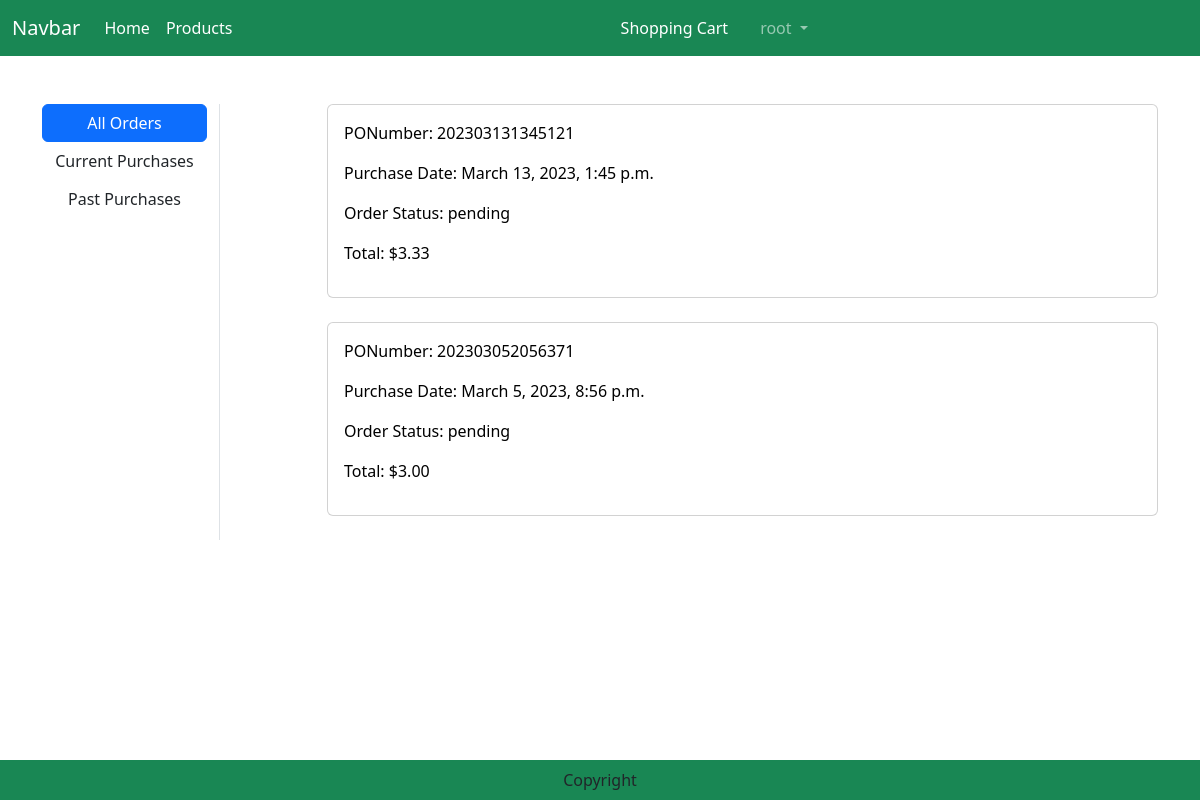
The page /orders/ (signed in) on the database as committed earlier.
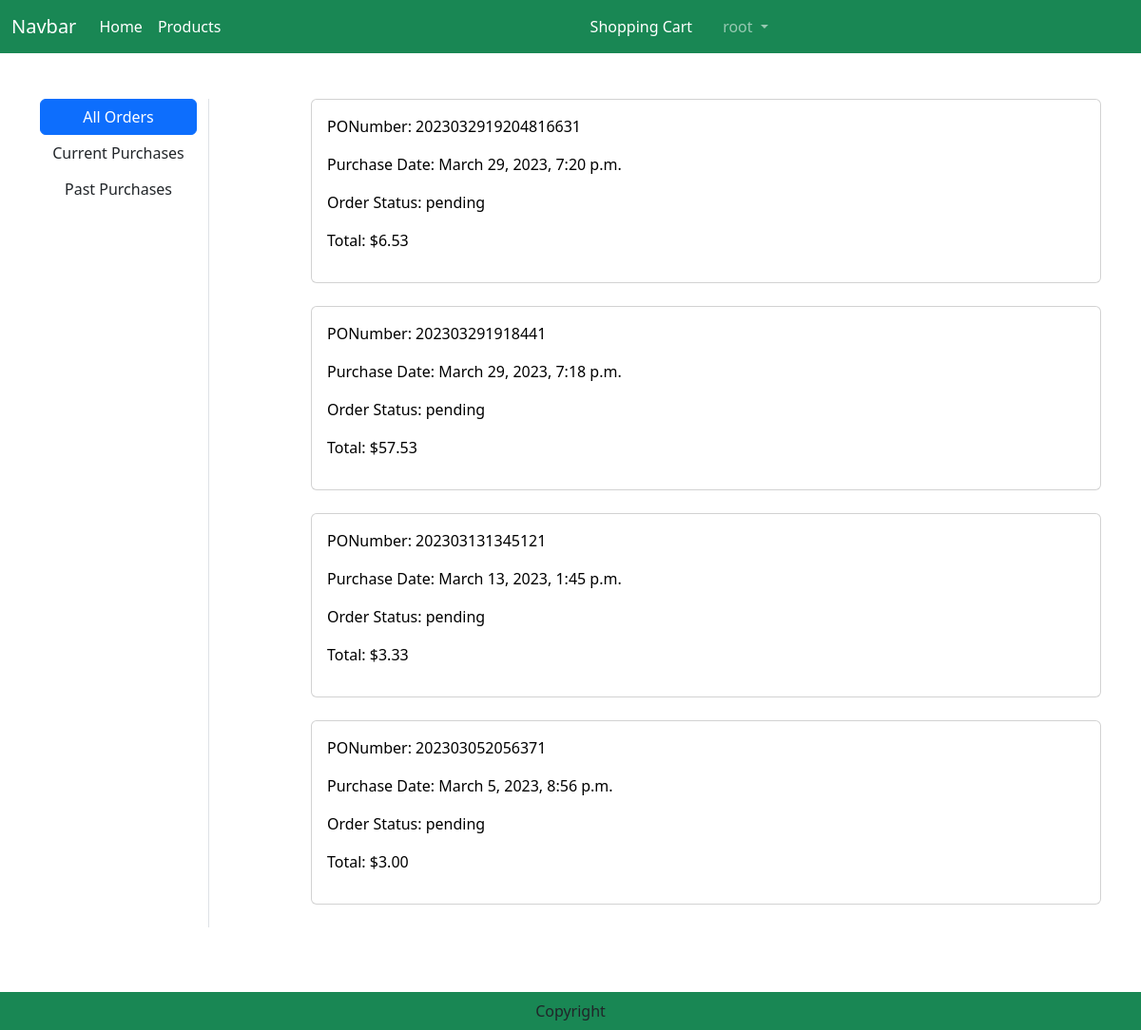
The same page on the database as committed later.
### order/models.py (models this page shows)
class Order(models.Model):
    PONumber = models.CharField(max_length=30, primary_key=True)
    purchaseDate = models.DateTimeField(default=datetime.now)
    status = models.CharField(default=ORDER_STATUS_CHOICES[0][0], choices=ORDER_STATUS_CHOICES, max_length=20)
    customer = models.ForeignKey('customers.Customer',on_delete=models.CASCADE)
    user = models.ForeignKey(User,on_delete=models.CASCADE)
    shipmentDate = models.DateTimeField(null = True)
    cancelDate = models.DateTimeField(null = True)

### order/views.py (the view)
# urls.py: path('orders/', views.OrdersView.as_view(), name="orders"),
class OrdersView(View):
    def get(self, request):
        user = request.user
        filter = request.GET.get('filter')
        if filter == 'current':
            orders = Order.objects.filter(Q(user=user) & (Q(status="pending") | Q(status="hold"))).order_by('-purchaseDate')
        elif filter == 'past':
            orders = Order.objects.filter(Q(user=user) & (Q(status="shipped") | Q(status="cancelled"))).order_by('-purchaseDate')
        elif filter == 'pending':
            orders = Order.objects.filter(status="pending").order_by('-purchaseDate')
        elif filter == 'hold':
            orders = Order.objects.filter(status="hold").order_by('-purchaseDate')
        elif filter == 'pastOrders':
            orders = Order.objects.filter(Q(status="shipped") | Q(status="cancelled")).order_by('-purchaseDate')
        elif filter == 'allVendor':
            orders = Order.objects.all().order_by('-purchaseDate')
        else:
            filter == 'all'
            orders = Order.objects.filter(user=user).order_by('-purchaseDate')
        total = []
        for o in orders:
            PONumber = o.PONumber
            order = Order.objects.get(PONumber=PONumber)
            orderitems = OrderItem.objects.filter(order=order)
            sum = 0
            for oi in orderitems:
                sum = sum + oi.price
            total.append(sum)
        orderZip = zip(orders,total)
        context = {
           'orderZip': orderZip,
           'orders':orders,
        }
        return render(request, 'orders.html', context)

### templates/orders.html (shortened to what this page needs)
{% extends 'base.html' %}
{% load static %}
{% block main-content %}
<div class="container my-5">
    <div class="row">
        <div class="col-sm-2 border-end">
            <ul class="list-unstyled">
                {% for group in request.user.groups.all %}
                    {% if group.name == 'Customer' %}
                        <li class="d-grid"><a href="{% url 'order:orders' %}?filter=all" class="btn btn-primary" {% if filter == 'all' %}class="active"{% endif %}>All Orders</a></li>
                        <li class="d-grid"><a href="{% url 'order:orders' %}?filter=current" class="btn" {% if filter == 'current' %}class="active"{% endif %}>Current Purchases</a></li>
                        <li class="d-grid"><a href="{% url 'order:orders' %}?filter=past" class="btn" {% if filter == 'past' %}class="active"{% endif %}>Past Purchases</a></li>
                    {% endif %}
                {% endfor %}
            </ul>
        </div>
        <div class="col-sm-9 offset-sm-1">
            {% if orders %}
                <div class="acss">
                    {% for order,total in orderZip %}
                        <div class="card">
                            <div class="card-body">
                                <a href="{% url 'order:order_detail' order.PONumber  %}" style="text-decoration:none; color:black">
                                    <div class="col-sm-7">
                                        <p>PONumber: {{order.PONumber}}</p>
                                        <p>Purchase Date: {{order.purchaseDate}}</p>
                                    </div>
                                    <div class="col-sm">
                                        <p>Order Status: {{order.status}}</p>
                                        <p>Total: ${{total}}</p>
                                    </div>
                                </a>
                            </div>
                        </div>
                        <br>
                    {% endfor %}
                </div>
            {% else %}
                <h1 class="text-center mb-5">Orders are empty.</h1>
            {% endif %}
        </div>
    </div>
</div>
{% endblock main-content %}

### templates/base.html (shortened to what this page needs)
<!DOCTYPE html>
{% load static %}
<html lang="en">
<head>
    <link href="https://cdn.jsdelivr.net/npm/bootstrap@5.3.0-alpha1/dist/css/bootstrap.min.css" rel="stylesheet">
    <link rel="stylesheet" href="{% static 'css/owl.carousel.min.css' %}">
    <link rel="stylesheet" href="{% static 'css/all.min.css' %}">
    <link rel="stylesheet" href="{% static 'css/style.css' %}">
</head>
<body>
    <nav class="navbar navbar-expand-lg navbar-dark bg-success">
        <div class="container-fluid">
          <a class="navbar-brand" href="#">Navbar</a>
          <div class="collapse navbar-collapse" id="navbarSupportedContent">
            <ul class="navbar-nav me-auto mb-2 mb-lg-0">
              <li class="nav-item">
                <a class="nav-link active" aria-current="page" href="{% url 'products:home' %}">Home</a>
              </li>
              <li class="nav-item">
                <a class="nav-link text-white" href="{% url 'products:products' %}">Products</a>
              </li>
            </ul>
            <ul class="navbar-nav me-auto mb-2 mb-lg-0">
              {% if user.is_authenticated %}
                  {% for group in request.user.groups.all %}
                    {% if group.name == 'Vendor' %}
                      <li class="nav-item dropdown mx-2">
                        <a class="nav-link dropdown-toggle" href="#" role="button" data-bs-toggle="dropdown" aria-expanded="false">
                          {{ user.username }}
                        </a>
                        <ul class="dropdown-menu">
                          <li><a class="dropdown-item" href="{% url 'order:orders' %}?filter=allVendor">Orders</a></li>
                          <li><a class="dropdown-item" href="{% url 'logout' %}">Logout</a></li>
                        </ul>
                      </li>
                      <li class="nav-item mx-2">
                        <a class="nav-link text-white" href="{% url 'products:productsAdd' %}">Add A New Product</a>
                      </li>
                    {% elif group.name == 'Customer' %}
                      <li class="nav-item mx-2">
                          <a class="nav-link text-white" href="{% url 'shoppingcart' %}">Shopping Cart</a>
                      </li>
                      <li class="nav-item dropdown mx-2">
                          <a class="nav-link dropdown-toggle" href="#" role="button" data-bs-toggle="dropdown" aria-expanded="false">
                            {{ user.username }}
                          </a>
                      </li>
                    {% endif %}
                  {% endfor %}
              {% endif %}
              </ul>
          </div>
        </div>
      </nav>
      {% block main-content %}{% endblock main-content %}
      <div>
        <div style="height:60px"></div>
        <footer class="container-fluid fixed-bottom bg-success text-center p-2 mt-5">
            Copyright
        </footer>
      </div>
</body>
</html>

### static/css/style.css (style rules this page uses)
.acss a { text-decoration: none; }

Rows that differ between the two databases and show on the page:
added Order: PONumber "2023032919204816631", purchaseDate "March 29, 2023, 7:20 p.m.", status "pending", total "6.53"
added Order: PONumber "202303291918441", purchaseDate "March 29, 2023, 7:18 p.m.", status "pending", total "57.53"
